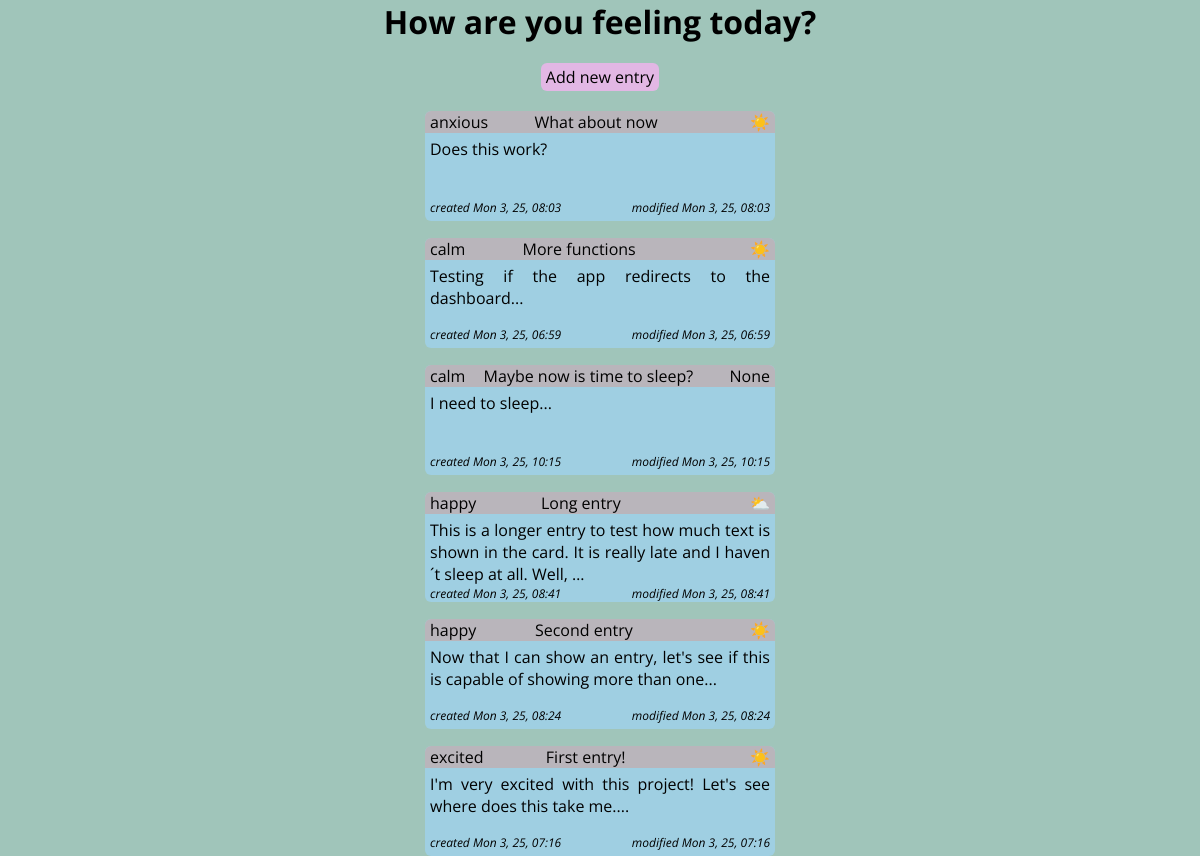
The page / on the database its author committed.
### entries/models.py (models this page shows, shortened)
class Entry(models.Model):
    MOOD_CHOICES = [
        ('happy', '😊'),
        ('sad', '😢'),
        ('excited', '🤩'),
        ('anxious', '😰'),
        ('calm', '😌'),
        ('neutral', '😐'),
    ]
    mood = models.CharField(max_length=20, choices=MOOD_CHOICES, blank=True)
    title = models.CharField(max_length=200, blank=True)
    content = models.TextField()
    created_at = models.DateTimeField(auto_now_add=True)
    updated_at = models.DateTimeField(auto_now=True)
    weather_icon = models.CharField(max_length=100, blank=True, null=True)
    temperature = models.FloatField(null=True, blank=True)
    location = models.CharField(max_length=100, blank=True)
    latitude = models.FloatField(null=True, blank=True)
    longitude = models.FloatField(null=True, blank=True)

### entries/views.py (the view)
# urls.py: path('', views.dashboard, name='dashboard'),
def dashboard(request):
    entries = Entry.objects.all().order_by('-created_at')
    return render(request, 'entries/dashboard.html', {'entries': entries})

### templates/entries/dashboard.html (shortened to what this page needs)
{% extends 'base.html' %}
{% load static %}
{% block extra_css %}
<link rel="stylesheet" href="{% static 'entries/css/entries.css' %}">
{% endblock %}
{% block main_content %}
<a href="{% url 'entry_new' %}" class="btn__new-entry">Add new entry</a>
<div class="entries__list">
    {% for entry in entries %}
    {% include "entries/components/entry_card.html" with entry=entry %}
    {% endfor %}
</div>
{% endblock %}

### templates/base.html (shortened to what this page needs)
{% load static %}
<!DOCTYPE html>
<html lang="en">
<head>
    <link rel="stylesheet" href="{% static 'entries/css/style.css' %}">
    {% block extra_css %}{% endblock %}
</head>
<body>
    <h1>How are you feeling today?</h1>
    {% block main_content %}
    {% endblock %}
</body>
</html>

### templates/entries/components/entry_card.html (shortened to what this page needs)
<article class="entry-card">
    <div class="entry-card__header">
        <div class="entry-card__header-mood">
            {{ entry.mood}}
        </div>
        <div class="entry-card__header-title">
            {{ entry.title}}
        </div>
        <div class="entry-card__header-weather_icon">
            {{ entry.weather_icon}}
        </div>
    </div>
    <div class="entry-card__content">
        <div class="entry-card__content-text">
            {{ entry.content|linebreaksbr|truncatechars:120 }}
        </div>
        <div class="entry-card__content-dates">
            <p>created
            {{ entry.created_at|date:"D j, y, h:i"}}</p>
            <p>modified
            {{ entry.updated_at|date:"D j, y, h:i"}}</p>
        </div>
    </div>
</article>

### static/entries/css/style.css (style rules this page uses)
* { margin: 0; padding: 0; }
body { font-family: 'Open Sans', sans-serif; background-color: rgb(160, 197, 186); text-align: center; display: flex; flex-direction: column; align-items: center; gap: 20px; }

### static/entries/css/entries.css (style rules this page uses)
.btn__new-entry { padding: 3px 5px; background-color: #e2b7e4; text-decoration: none; color: black; border-radius: 6px; }
.entries__list, .entry-card__header, .entry-card__content { display: flex; justify-content: space-between; }
.entries__list { flex-direction: column; gap: 17px; }
.entry-card { background: #9fcfe2; width: 350px; height: 110px; border-radius: 6px; display: flex; flex-direction: column; text-align: justify; cursor: pointer; }
.entry-card__header { flex-direction: row; background-color: rgb(185, 181, 187); border-top-left-radius: 6px; border-top-right-radius: 6px; padding: 0 5px; }
.entry-card__content { flex-direction: column; justify-content: space-between; height: 100%; padding: 5px; }
.entry-card__content-text { flex: 1; }
.entry-card__content-dates { font-size: 12px; font-style: italic; display: flex; justify-content: space-between; }

### rows shown on the page
Entry: mood "anxious", title "What about now", weather_icon "☀️", content "Does this work?", created_at "Mon 3, 25, 08:03", updated_at "Mon 3, 25, 08:03"
Entry: mood "calm", title "More functions", weather_icon "☀️", content "Testing if the app redirects to the dashboard...", created_at "Mon 3, 25, 06:59", updated_at "Mon 3, 25, 06:59"
Entry: mood "calm", title "Maybe now is time to sleep?", weather_icon "None", content "I need to sleep...", created_at "Mon 3, 25, 10:15", updated_at "Mon 3, 25, 10:15"
Entry: mood "happy", title "Long entry", weather_icon "⛅", content "This is a longer entry to test how much text is shown in the card. It is really late and I haven´t sleep at all. Well, …", created_at "Mon 3, 25, 08:41", updated_at "Mon 3, 25, 08:41"
Entry: mood "happy", title "Second entry", weather_icon "☀️", content "Now that I can show an entry, let's see if this is capable of showing more than one...", created_at "Mon 3, 25, 08:24", updated_at "Mon 3, 25, 08:24"
Entry: mood "excited", title "First entry!", weather_icon "☀️", content "I'm very excited with this project! Let's see where does this take me....", created_at "Mon 3, 25, 07:16", updated_at "Mon 3, 25, 07:16"
